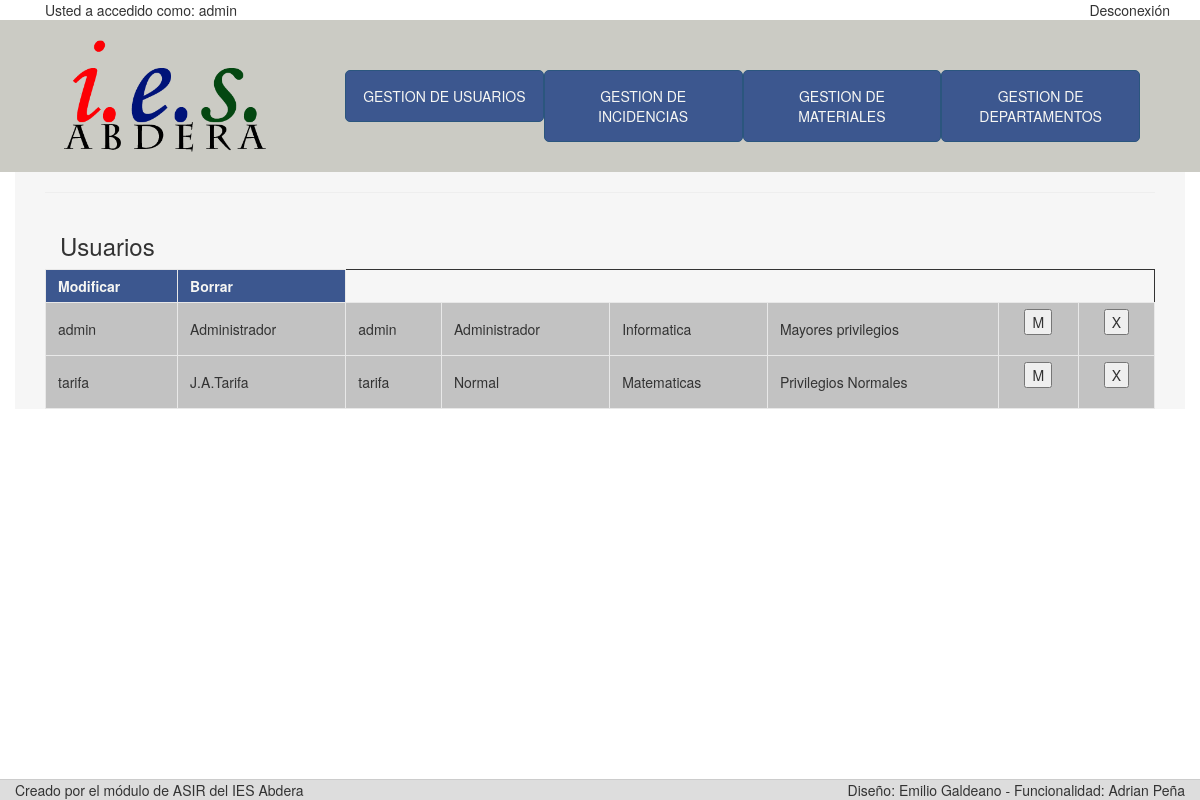
The app's page /usuarios.php (signed in) with its own data.
### tables this page shows
CREATE TABLE Usuarios (
	ID_usuario CHAR(9) NOT NULL,
	Nombre_completo CHAR(100) NOT NULL,
	Contrasena CHAR(50) NOT NULL,
	Privilegios CHAR(25) NOT NULL,
	Departamento CHAR(75),
	Otros CHAR(255),
	CONSTRAINT Usuarios_pk PRIMARY KEY (ID_usuario),
	CONSTRAINT Usuarios_fk1 FOREIGN KEY (Privilegios) REFERENCES Privilegios(Nombre_privilegio),
	CONSTRAINT Usuarios_fk2 FOREIGN KEY (Departamento) REFERENCES Departamento(Nombre_departamento)
	);

### htdocs/comprobante.php (called while the page is built, shortened)
<?php
	include ("conexion.php");
if(isset($_COOKIE["nick"]) AND isset($_COOKIE["pass"])) {
	$result = mysql_query("SELECT * FROM Usuarios WHERE ID_usuario='".$_COOKIE["nick"]."' AND Contrasena='".$_COOKIE["pass"]."'");
	if(mysql_fetch_array($result)) {
		$priv="SELECT Privilegios FROM Usuarios WHERE ID_usuario = '".$_COOKIE["nick"]."'";
		$privilegio=mysql_query($priv, $conexion);
		$privi=mysql_fetch_row($privilegio);
		$show=$privi[0];
		if ($show=="Administrador") {
			$administracion = 'Administrador';
		}else {
			$administracion = 'Normal';
		}
	}
	else{
		mysql_free_result($result);
		header('Location: login.php');
	}
}
else {
	header('Location: login.php');
}
?>

### htdocs/usuarios.php (the view, shortened to what this page needs)
<html>
	<head>
	<?php include "head.php"; ?>
	</head>
	<body>
	<?php include "comprobante.php";?>
<?php
	if($administracion == 'Administrador'){
		include "cabecera-a.php";
		echo "<div class='container contenedor'>";
		echo "<div class='col-sm-12 col-md-12 col-xl-12'><hr>";
		echo "<div class='col-sm-12 col-md-12 col-xl-12'><h3>Usuarios</h3></div><hr>";
			$select = mysql_query("SELECT * FROM Usuarios", $conexion);
			echo "<table class='tabla'>";
			echo "<tr>";
			echo "<th class='atributos'>Modificar</th>";
			echo "<th class='atributos'>Borrar</th>";
			while ($z = mysql_fetch_row ($select)) {
				echo "<tr>";
					foreach ($z as $valor) {
						echo "<td class='valores'>".$valor."</td>";
					}
				echo "<td class='valores'><form method='post' action='modificar-usuario.php' align='center' name='formulario_usuario'>";
				echo "<input name='accept' type='submit' value='M' align='center'>";
				echo "</form></td>";
				echo "<td class='valores'><form method='post' action='script_baja.php' align='center' name='formulario_baja'>";
				echo "<input name='accept' type='submit' value='X' align='center'>";
				echo "</form></td>";
				echo "</tr>";
			}
			echo "</table></div></div>";
	}
	include "footer.php";
?>
	</body>
</html>

### htdocs/css/style.css (style rules this page uses)
.contenedor { background-color: #F6F6F6; margin-bottom: 25px; }
.tabla { border: 1px #333333 solid; width: 100%; }
.atributos { color: #F6F6F3; background: #3C578F; padding: 6px 12px; border: 1px #e8e8e8 solid; font-size: 14px; }
.valores { background: #c2c2c2; color: #333333; padding: 6px 12px; border: 1px #e8e8e8 solid; font-size: 14px; }

### records on screen
usuarios: valor "admin", valor "Administrador", Departamento "Informatica", Otros "Mayores privilegios"
usuarios: valor "tarifa", Nombre_completo "J.A.Tarifa", Privilegios "Normal", Departamento "Matematicas", Otros "Privilegios Normales"

### other values on screen
$_COOKIE['nick'] "admin"
